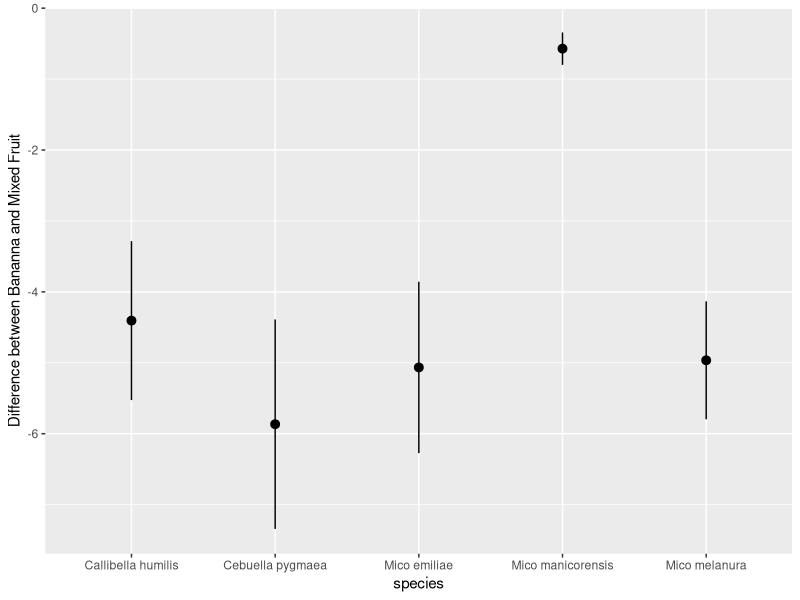

Source code (R):
## ---- chunk 1
knitr::opts_chunk$set(echo = TRUE)
library(dplyr)
library(tidyr)
library(ggplot2)
## ---- chunk 2
library(readxl)
marmoset_1987 <- read_excel("./monkey_weights.xlsx")

head(marmoset_1987)
## ---- chunk 3
as.data.frame(marmoset_1987[2,])
## ---- chunk 4
year <- marmoset_1987[1,1]
rainfall <- gsub("[A-Z,a-z,\\:, ]", "", marmoset_1987[2,1])
body_condition <- gsub("Start Body Condition: ", "", marmoset_1987[2,4])
## ---- chunk 5
marmoset_1987 <- read_excel("./monkey_weights.xlsx", skip=3)
marmoset_1987 <- marmoset_1987 %>%
  filter(!is.na(Diet))
## ---- chunk 6
names(marmoset_1987) <- gsub("Gebus", "Genus", names(marmoset_1987))
## ---- chunk 7
marmoset_1987 <- marmoset_1987 %>%
  fill(Genus, species, .direction="down")
## ---- chunk 8
marmoset_1987$Subject_ID <- paste(1:nrow(marmoset_1987), year, sep="_")
## ---- chunk 9
marmoset_1987 <- marmoset_1987 %>%
  gather(Week, Gain, -c(Genus:Diet), -Subject_ID)
## ---- chunk 10
marmoset_1987 <- marmoset_1987 %>%
  separate(Gain, into = c("Gain", "Units"), sep=" ") %>%
  mutate(Gain = as.numeric(Gain))
## ---- chunk 11
unit_fun <- function(unit_vec){
  unit_vec <- gsub("mg", 1, unit_vec)
  unit_vec <- gsub("ug", 0.1, unit_vec)
  unit_vec <- gsub("cg", 10, unit_vec)
  
  return(as.numeric(unit_vec))
}

#unit_fun(c("mg", "mg", "ug", "dg"))
#unit_fun("ug")
#unit_fun("cg")
## ---- chunk 12
marmoset_1987 <- marmoset_1987 %>%
  mutate(Gain = Gain * unit_fun(Units)) %>%
  dplyr::select(-Units)
## ---- chunk 13
marmoset_1987 <- marmoset_1987 %>%
  mutate(Week = gsub("[A-Z, a-z, ]", "", Week))
## ---- chunk 14
marmoset_1987$Year <- as.numeric(year)
marmoset_1987$Rainfall <- rainfall
marmoset_1987$Body_Condition <- body_condition
## ---- chunk 15


process_marmoset <- function(sheet) {
  marmoset <- read_excel("./monkey_weights.xlsx", sheet = sheet)
  
  year <- marmoset[1, 1]
  rainfall <- gsub("[A-Z,a-z,\\:, ]", "", marmoset[2, 1])
  body_condition <- gsub("Start Body Condition: ", "", marmoset[2, 4])
  
  marmoset <- read_excel("./monkey_weights.xlsx", skip = 3, sheet=sheet)
  marmoset <- marmoset %>%
    filter(!is.na(Diet))
  
  names(marmoset) <- gsub("Gebus", "Genus", names(marmoset))
  
  marmoset <- marmoset %>%
    fill(Genus, species, .direction = "down")
  
  marmoset$Subject_ID <- paste(1:nrow(marmoset), year, sep = "_")
  
  marmoset <- marmoset %>%
    gather(Week, Gain,-c(Genus:Diet),-Subject_ID)
  
  marmoset <- marmoset %>%
    separate(Gain, into = c("Gain", "Units"), sep = " ") %>%
    mutate(Gain = as.numeric(Gain))
  
  marmoset <- marmoset %>%
  mutate(Week = gsub("[A-Z, a-z, ]", "", Week))
  
  marmoset$Year <- as.numeric(year)
  marmoset$Rainfall <- rainfall
  marmoset$Body_Condition <- body_condition
  
  marmoset
}

## ---- chunk 16
#initialize a data frame
marmoset <- process_marmoset(1)

#loop
for(i in 2:4){
  marmoset <- rbind(marmoset, process_marmoset(i))
}
## ---- chunk 17
library(purrr)
marmoset_filter <- marmoset %>%
  filter(Diet != "Diet 5013x") %>%
  filter(Week==4)

marmoset_filter %>%
  group_by(Genus, species) %>%
  nest() %>%
  mutate(t_results = map(data, ~broom::tidy(t.test(Gain ~ Diet, data = .)))) %>%
  unnest(t_results)

marm_t <- marmoset_filter %>%
  mutate(sp = paste(Genus, species)) %>%
  split(.$sp) %>%
  map(~t.test(Gain ~ Diet, data = .)) %>%
  map(~broom::tidy(.)) %>%
  bind_rows(.id = 'species')

ggplot(marm_t, aes(x=species, y=estimate, 
                   ymin=conf.low, ymax=conf.high)) +
  geom_pointrange() +
  ylab("Difference between Bananna and Mixed Fruit")
